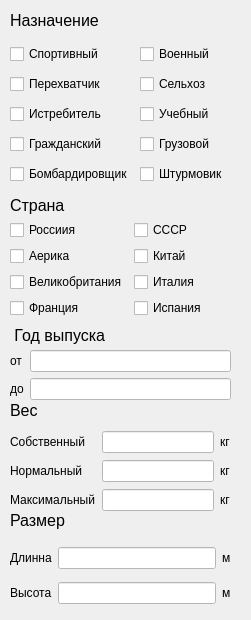
      <widget class="QWidget" name="page_7">
       <widget class="QLabel" name="label_56">
        <property name="geometry">
         <rect>
          <x>10</x>
          <y>10</y>
          <width>181</width>
          <height>21</height>
         </rect>
        </property>
        <property name="font">
         <font>
          <pointsize>12</pointsize>
         </font>
        </property>
        <property name="text">
         <string>Назначение</string>
        </property>
       </widget>
       <widget class="QLabel" name="label_61">
        <property name="geometry">
         <rect>
          <x>10</x>
          <y>195</y>
          <width>181</width>
          <height>21</height>
         </rect>
        </property>
        <property name="font">
         <font>
          <pointsize>12</pointsize>
         </font>
        </property>
        <property name="text">
         <string>Страна</string>
        </property>
       </widget>
       <widget class="QWidget" name="formLayoutWidget_10">
        <property name="geometry">
         <rect>
          <x>10</x>
          <y>220</y>
          <width>221</width>
          <height>103</height>
         </rect>
        </property>
        <layout class="QFormLayout" name="formLayout_10">
         <item row="0" column="0">
          <widget class="QCheckBox" name="checkBox_75">
           <property name="text">
            <string>Россиия</string>
           </property>
          </widget>
         </item>
         <item row="0" column="1">
          <widget class="QCheckBox" name="checkBox_76">
           <property name="text">
            <string>СССР</string>
           </property>
          </widget>
         </item>
         <item row="1" column="0">
          <widget class="QCheckBox" name="checkBox_77">
           <property name="text">
            <string>Аерика</string>
           </property>
          </widget>
         </item>
         <item row="1" column="1">
          <widget class="QCheckBox" name="checkBox_78">
           <property name="text">
            <string>Китай</string>
           </property>
          </widget>
         </item>
         <item row="2" column="0">
          <widget class="QCheckBox" name="checkBox_79">
           <property name="text">
            <string>Великобритания</string>
           </property>
          </widget>
         </item>
         <item row="2" column="1">
          <widget class="QCheckBox" name="checkBox_80">
           <property name="text">
            <string>Италия</string>
           </property>
          </widget>
         </item>
         <item row="3" column="0">
          <widget class="QCheckBox" name="checkBox_81">
           <property name="text">
            <string>Франция</string>
           </property>
          </widget>
         </item>
         <item row="3" column="1">
          <widget class="QCheckBox" name="checkBox_82">
           <property name="text">
            <string>Испания</string>
           </property>
          </widget>
         </item>
        </layout>
       </widget>
       <widget class="QLabel" name="label_152">
        <property name="geometry">
         <rect>
          <x>10</x>
          <y>325</y>
          <width>201</width>
          <height>21</height>
         </rect>
        </property>
        <property name="font">
         <font>
          <pointsize>12</pointsize>
         </font>
        </property>
        <property name="text">
         <string> Год выпуска</string>
        </property>
       </widget>
       <widget class="QLabel" name="label_153">
        <property name="geometry">
         <rect>
          <x>10</x>
          <y>400</y>
          <width>181</width>
          <height>21</height>
         </rect>
        </property>
        <property name="font">
         <font>
          <pointsize>12</pointsize>
         </font>
        </property>
        <property name="text">
         <string>Вес</string>
        </property>
       </widget>
       <widget class="QLabel" name="label_154">
        <property name="geometry">
         <rect>
          <x>10</x>
          <y>510</y>
          <width>181</width>
          <height>21</height>
         </rect>
        </property>
        <property name="font">
         <font>
          <pointsize>12</pointsize>
         </font>
        </property>
        <property name="text">
         <string>Размер</string>
        </property>
       </widget>
       <widget class="QWidget" name="formLayoutWidget_5">
        <property name="geometry">
         <rect>
          <x>10</x>
          <y>350</y>
          <width>221</width>
          <height>53</height>
         </rect>
        </property>
        <layout class="QFormLayout" name="formLayout_5">
         <item row="0" column="0">
          <widget class="QLabel" name="label_155">
           <property name="text">
            <string>от</string>
           </property>
          </widget>
         </item>
         <item row="0" column="1">
          <widget class="QLineEdit" name="lineEdit_31">
           <property name="styleSheet">
            <string notr="true">background-color: rgb(255, 255, 255);</string>
           </property>
          </widget>
         </item>
         <item row="1" column="0">
          <widget class="QLabel" name="label_156">
           <property name="text">
            <string>до</string>
           </property>
          </widget>
         </item>
         <item row="1" column="1">
          <widget class="QLineEdit" name="lineEdit_36">
           <property name="styleSheet">
            <string notr="true">background-color: rgb(255, 255, 255);</string>
           </property>
          </widget>
         </item>
        </layout>
       </widget>
       <widget class="QWidget" name="gridLayoutWidget_16">
        <property name="geometry">
         <rect>
          <x>10</x>
          <y>540</y>
          <width>221</width>
          <height>71</height>
         </rect>
        </property>
        <layout class="QGridLayout" name="gridLayout_16">
         <item row="0" column="1">
          <widget class="QLineEdit" name="lineEdit_37">
           <property name="styleSheet">
            <string notr="true">background-color: rgb(255, 255, 255);</string>
           </property>
          </widget>
         </item>
         <item row="1" column="0">
          <widget class="QLabel" name="label_157">
           <property name="text">
            <string>Высота</string>
           </property>
          </widget>
         </item>
         <item row="0" column="0">
          <widget class="QLabel" name="label_160">
           <property name="text">
            <string>Длинна</string>
           </property>
          </widget>
         </item>
         <item row="1" column="1">
          <widget class="QLineEdit" name="lineEdit_38">
           <property name="styleSheet">
            <string notr="true">background-color: rgb(255, 255, 255);</string>
           </property>
          </widget>
         </item>
         <item row="0" column="2">
          <widget class="QLabel" name="label_163">
           <property name="text">
            <string>м</string>
           </property>
          </widget>
         </item>
         <item row="1" column="2">
          <widget class="QLabel" name="label_162">
           <property name="text">
            <string>м</string>
           </property>
          </widget>
         </item>
        </layout>
       </widget>
       <widget class="QWidget" name="gridLayoutWidget_17">
        <property name="geometry">
         <rect>
          <x>10</x>
          <y>430</y>
          <width>221</width>
          <height>82</height>
         </rect>
        </property>
        <layout class="QGridLayout" name="gridLayout_17">
         <item row="1" column="2">
          <widget class="QLabel" name="label_167">
           <property name="text">
            <string>кг</string>
           </property>
          </widget>
         </item>
         <item row="0" column="2">
          <widget class="QLabel" name="label_168">
           <property name="text">
            <string>кг</string>
           </property>
          </widget>
         </item>
         <item row="2" column="2">
          <widget class="QLabel" name="label_169">
           <property name="text">
            <string>кг</string>
           </property>
          </widget>
         </item>
         <item row="0" column="1">
          <widget class="QLineEdit" name="lineEdit_83">
           <property name="styleSheet">
            <string notr="true">background-color: rgb(255, 255, 255);</string>
           </property>
          </widget>
         </item>
         <item row="1" column="0">
          <widget class="QLabel" name="label_170">
           <property name="text">
            <string>Нормальный</string>
           </property>
          </widget>
         </item>
         <item row="0" column="0">
          <widget class="QLabel" name="label_171">
           <property name="text">
            <string>Собственный</string>
           </property>
          </widget>
         </item>
         <item row="2" column="0">
          <widget class="QLabel" name="label_172">
           <property name="text">
            <string>Максимальный</string>
           </property>
          </widget>
         </item>
         <item row="2" column="1">
          <widget class="QLineEdit" name="lineEdit_84">
           <property name="styleSheet">
            <string notr="true">background-color: rgb(255, 255, 255);</string>
           </property>
          </widget>
         </item>
         <item row="1" column="1">
          <widget class="QLineEdit" name="lineEdit_85">
           <property name="styleSheet">
            <string notr="true">background-color: rgb(255, 255, 255);</string>
           </property>
          </widget>
         </item>
        </layout>
       </widget>
       <widget class="QWidget" name="gridLayoutWidget_18">
        <property name="geometry">
         <rect>
          <x>10</x>
          <y>40</y>
          <width>232</width>
          <height>151</height>
         </rect>
        </property>
        <layout class="QGridLayout" name="gridLayout_18">
         <item row="0" column="1">
          <widget class="QCheckBox" name="checkBox_83">
           <property name="text">
            <string>Военный</string>
           </property>
          </widget>
         </item>
         <item row="2" column="1">
          <widget class="QCheckBox" name="checkBox_84">
           <property name="text">
            <string>Учебный</string>
           </property>
          </widget>
         </item>
         <item row="3" column="1">
          <widget class="QCheckBox" name="checkBox_85">
           <property name="text">
            <string>Грузовой</string>
           </property>
          </widget>
         </item>
         <item row="1" column="1">
          <widget class="QCheckBox" name="checkBox_86">
           <property name="text">
            <string>Сельхоз</string>
           </property>
          </widget>
         </item>
         <item row="0" column="0">
          <widget class="QCheckBox" name="checkBox_87">
           <property name="text">
            <string>Спортивный</string>
           </property>
          </widget>
         </item>
         <item row="4" column="0">
          <widget class="QCheckBox" name="checkBox_13">
           <property name="text">
            <string>Бомбардировщик</string>
           </property>
          </widget>
         </item>
         <item row="3" column="0">
          <widget class="QCheckBox" name="checkBox_88">
           <property name="text">
            <string>Гражданский</string>
           </property>
          </widget>
         </item>
         <item row="2" column="0">
          <widget class="QCheckBox" name="checkBox_14">
           <property name="text">
            <string>Истребитель</string>
           </property>
          </widget>
         </item>
         <item row="1" column="0">
          <widget class="QCheckBox" name="checkBox_89">
           <property name="text">
            <string>Перехватчик</string>
           </property>
          </widget>
         </item>
         <item row="4" column="1">
          <widget class="QCheckBox" name="checkBox_90">
           <property name="text">
            <string>Штурмовик</string>
           </property>
          </widget>
         </item>
        </layout>
       </widget>
      </widget>
